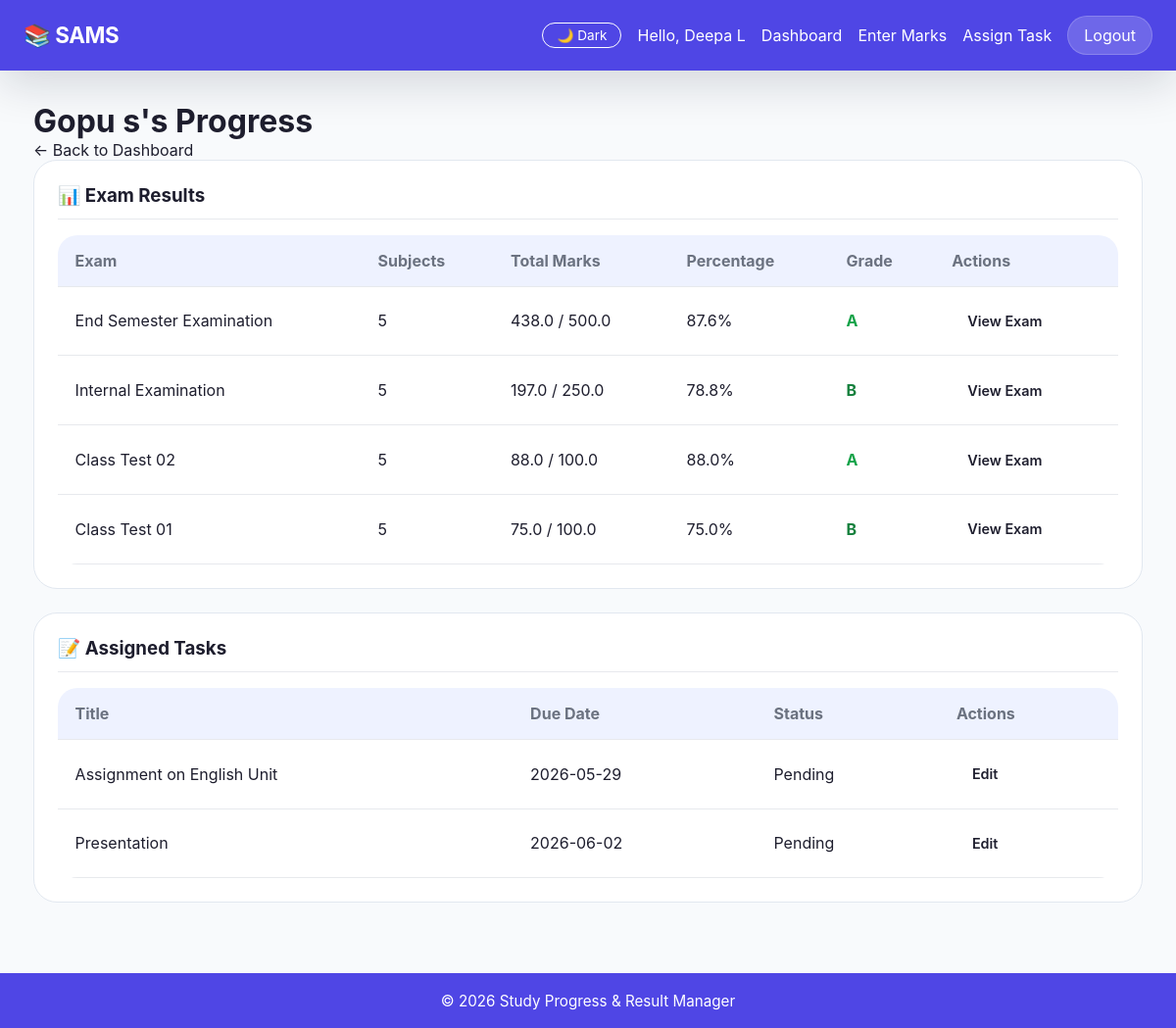
Page /teacher/student-progress/1 (signed in) on the earlier database version.
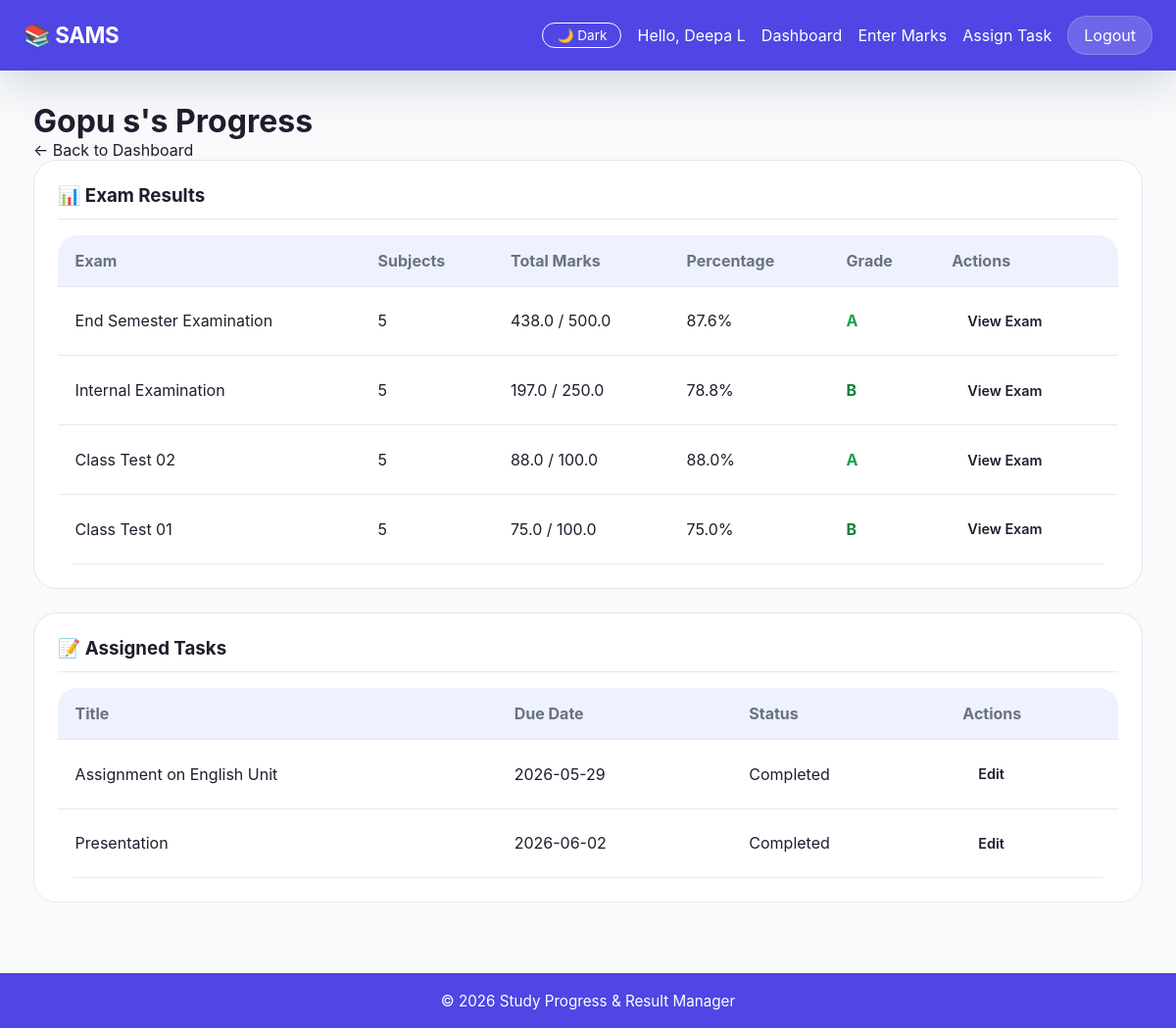
Same page on the later database version.
### tables this page shows
CREATE TABLE tasks (
            id INTEGER PRIMARY KEY AUTOINCREMENT,
            student_id INTEGER NOT NULL,
            teacher_id INTEGER NOT NULL,
            title TEXT NOT NULL,
            description TEXT,
            due_date DATE,
            is_completed INTEGER DEFAULT 0,
            created_at TIMESTAMP DEFAULT CURRENT_TIMESTAMP,
            FOREIGN KEY (student_id) REFERENCES users(id),
            FOREIGN KEY (teacher_id) REFERENCES users(id)
        );

### app.py (the view)
@app.route('/teacher/student-progress/<int:student_id>')
@login_required
@teacher_required
def student_progress(student_id):
    conn = get_db_connection()
    student = conn.execute(
        'SELECT * FROM users WHERE id = ?', (student_id,)
    ).fetchone()
    if not student:
        flash('Student not found.', 'error')
        conn.close()
        return redirect(url_for('teacher_dashboard'))
    study_logs = conn.execute('''
        SELECT sl.*, s.name as subject_name
        FROM study_logs sl
        JOIN subjects s ON sl.subject_id = s.id
        WHERE sl.student_id = ?
        ORDER BY sl.study_date DESC
    ''', (student_id,)).fetchall()
    exam_rows = conn.execute('''
        SELECT m.exam_name,
               COUNT(*) AS subject_count,
               SUM(m.marks_obtained) AS total_obtained,
               SUM(m.max_marks) AS total_max,
               MAX(m.created_at) AS last_entered
        FROM marks m
        WHERE m.student_id = ?
        GROUP BY m.exam_name
        ORDER BY last_entered DESC
    ''', (student_id,)).fetchall()
    exam_list = []
    for exam in exam_rows:
        percentage = (exam['total_obtained'] / exam['total_max']) * 100 if exam['total_max'] else 0
        exam_list.append({
            'exam_name': exam['exam_name'],
            'subject_count': exam['subject_count'],
            'total_obtained': exam['total_obtained'],
            'total_max': exam['total_max'],
            'percentage': round(percentage, 2),
            'grade': calculate_grade(percentage),
            'last_entered': exam['last_entered']
        })
    tasks = conn.execute('''
        SELECT t.*, u.full_name as student_name
        FROM tasks t
        JOIN users u ON t.student_id = u.id
        WHERE t.student_id = ? AND t.teacher_id = ?
        ORDER BY t.is_completed ASC, t.due_date ASC
    ''', (student_id, session['user_id'])).fetchall()
    conn.close()
    return render_template('student_progress.html',
                         student=student,
                         exam_list=exam_list,
                         tasks=tasks,
                         show_full_progress=True)

### app.py (called while the page is built)
def login_required(f):
    @wraps(f)
    def decorated_function(*args, **kwargs):
        if 'user_id' not in session:
            flash('Please log in to access this page.', 'error')
            return redirect(url_for('login'))
        return f(*args, **kwargs)
    return decorated_function

def teacher_required(f):
    @wraps(f)
    def decorated_function(*args, **kwargs):
        if session.get('role') != 'teacher':
            flash('This page is for teachers only.', 'error')
            return redirect(url_for('home'))
        return f(*args, **kwargs)
    return decorated_function

@app.context_processor
def inject_current_user():
    return {'current_user': CurrentUser(session)}

def calculate_grade(percentage):
    if percentage >= 90:
        return 'A+'
    elif percentage >= 80:
        return 'A'
    elif percentage >= 70:
        return 'B'
    elif percentage >= 60:
        return 'C'
    elif percentage >= 50:
        return 'D'
    else:
        return 'F'

    @property
    def is_authenticated(self):
        return bool(self.id)

### templates/student_progress.html (shortened to what this page needs)
{% extends 'base.html' %}
{% block content %}
<h1>{{ student.full_name }}'s Progress</h1>
<p><a href="{{ url_for('teacher_dashboard') }}">&larr; Back to Dashboard</a></p>
{% if show_full_progress %}
<div class="card">
    <h3>📊 Exam Results</h3>
    {% if selected_exam %}
        <p>Showing results for <strong>{{ selected_exam }}</strong>.</p>
        {% if exam_results %}
            <table class="data-table">
                <thead>
                    <tr>
                        <th>Subject</th>
                        <th>Marks</th>
                        <th>Percentage</th>
                        <th>Grade</th>
                        <th>Edit</th>
                    </tr>
                </thead>
                <tbody>
                    {% for result in exam_results %}
                    <tr>
                        <td>{{ result.subject_name }}</td>
                        <td>{{ result.marks_obtained }} / {{ result.max_marks }}</td>
                        <td>{{ result.percentage }}%</td>
                        <td class="grade-{{ result.grade }}">{{ result.grade }}</td>
                        <td>
                            {% if result.can_edit %}
                                <a href="{{ url_for('edit_mark', mark_id=result.id) }}" class="btn btn-small">Edit</a>
                            {% endif %}
                        </td>
                    </tr>
                    {% endfor %}
                </tbody>
            </table>
            <p><a href="{{ url_for('student_progress', student_id=student.id) }}" class="btn btn-secondary">Back to exams</a></p>
        {% else %}
            <p class="empty-state">No results found for this exam.</p>
            <p><a href="{{ url_for('student_progress', student_id=student.id) }}" class="btn btn-secondary">Back to exams</a></p>
        {% endif %}
    {% else %}
        {% if exam_list %}
            <table class="data-table">
                <thead>
                    <tr>
                        <th>Exam</th>
                        <th>Subjects</th>
                        <th>Total Marks</th>
                        <th>Percentage</th>
                        <th>Grade</th>
                        <th>Actions</th>
                    </tr>
                </thead>
                <tbody>
                    {% for exam in exam_list %}
                    <tr>
                        <td>{{ exam.exam_name }}</td>
                        <td>{{ exam.subject_count }}</td>
                        <td>{{ exam.total_obtained }} / {{ exam.total_max }}</td>
                        <td>{{ exam.percentage }}%</td>
                        <td class="grade-{{ exam.grade }}">{{ exam.grade }}</td>
                        <td>
                            <a href="{{ url_for('student_progress_exam', student_id=student.id, exam_name=exam.exam_name) }}" class="btn btn-small">View Exam</a>
                        </td>
                    </tr>
                    {% endfor %}
                </tbody>
            </table>
        {% else %}
            <p class="empty-state">No exam results yet.</p>
        {% endif %}
    {% endif %}
</div>
{% if not selected_exam %}
<div class="card">
    <h3>📝 Assigned Tasks</h3>
    {% if tasks %}
        <table class="data-table">
            <thead>
                <tr>
                    <th>Title</th>
                    <th>Due Date</th>
                    <th>Status</th>
                    <th>Actions</th>
                </tr>
            </thead>
            <tbody>
                {% for task in tasks %}
                <tr>
                    <td>{{ task.title }}</td>
                    <td>{{ task.due_date or '-' }}</td>
                    <td>{{ 'Completed' if task.is_completed else 'Pending' }}</td>
                    <td>
                        <a href="{{ url_for('edit_task', task_id=task.id) }}" class="btn btn-small">Edit</a>
                    </td>
                </tr>
                {% endfor %}
            </tbody>
        </table>
    {% else %}
        <p class="empty-state">No tasks assigned by you yet.</p>
    {% endif %}
</div>
{% endif %}
{% endif %}
{% endblock %}

Differences in the rows shown:
changed tasks "Assignment on English Unit": is_completed "Pending" → "Completed"
changed tasks "Presentation": is_completed "Pending" → "Completed"
